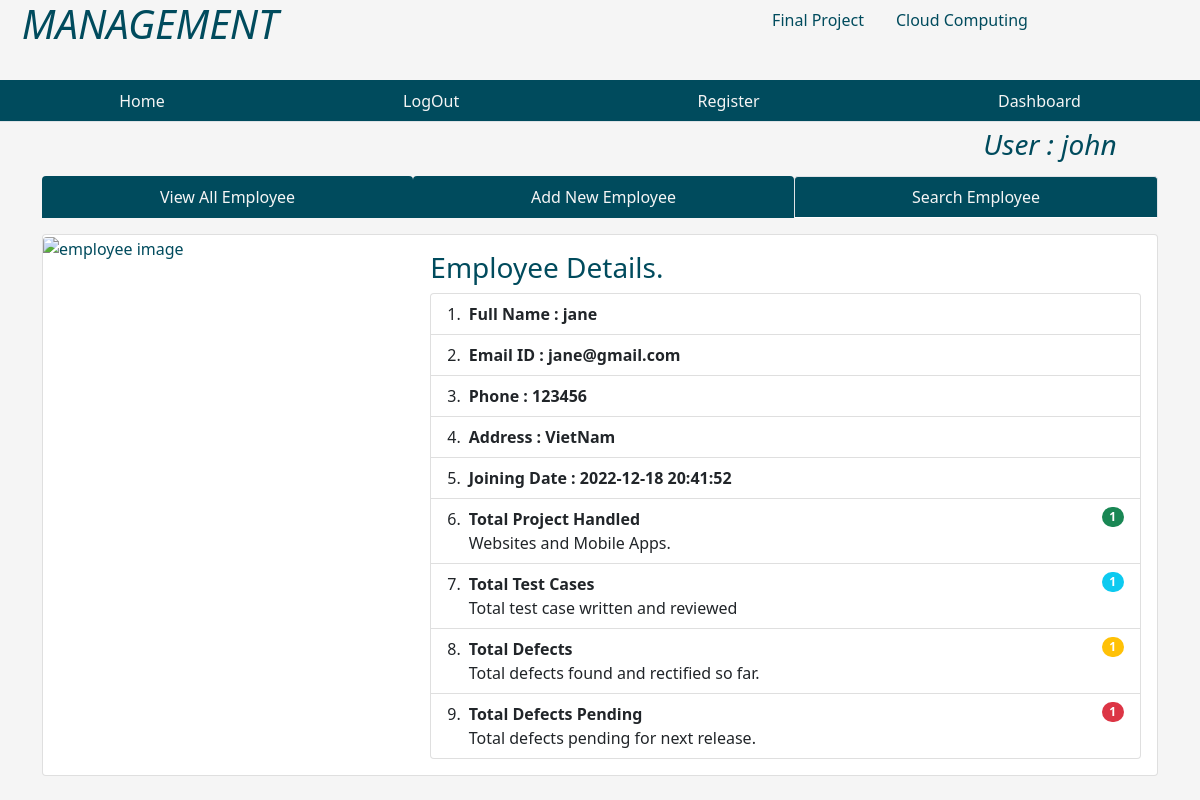
The page /singleemployee/1 (signed in) on the database its author committed.
### tables this page shows
CREATE TABLE users( id integer primary key AUTOINCREMENT, name text not null, password text not null, admin boolean not null DEFAULT '0');

CREATE TABLE emp ( empid integer primary key AUTOINCREMENT, name text not null, email text, phone integer, address text, joining_date timestamp DEFAULT CURRENT_TIMESTAMP,  total_projects integer default 1, total_test_case integer DEFAULT 1, total_defects_found integer DEFAULT 1, total_defects_pending integer DEFAULT 1 );

### app.py (the view)
@app.route('/singleemployee/<int:empid>')
def singleemployee(empid):
    user = get_current_user()
    db = get_database()
    emp_cur = db.execute('select * from emp where empid = ?', [empid])
    single_emp = emp_cur.fetchone()
    return render_template('singleemployee.html', user = user, single_emp = single_emp)

### app.py (called while the page is built)
@app.teardown_appcontext
def close_database(error):
    if hasattr(g, 'crudapplication_db'):
        g.crudapplication_db.close()

def get_current_user():
    user = None
    if 'user' in session:
        user = session['user']
        db = get_database()
        user_cur = db.execute('select * from users where name = ?', [user])
        user = user_cur.fetchone()
    return user

### database.py (called while the page is built)
def connect_to_database():
    sql = sqlite3.connect('./crudapplication.db')
    sql.row_factory = sqlite3.Row
    return sql

def get_database():
    if not hasattr(g, 'crudapplication_db'):
        g.crudapplication_db = connect_to_database()
    return g.crudapplication_db

### templates/singleemployee.html (shortened to what this page needs)
{% from "showlinks.html" import show_links, showsocialmedialinks %}
<!DOCTYPE html>
<html lang="en">
<head>
    <link href="https://cdn.jsdelivr.net/npm/bootstrap@5.1.3/dist/css/bootstrap.min.css" rel="stylesheet">
    <link rel="stylesheet" href="{{ url_for('static', filename ='singleemp.css')}}" type = "text/css">
</head>
<body>
      <div class="parent">
        <div class="child child1">
            <h1 class="text-center"><i>MANAGEMENT</i></h1>
        </div>
        <div class="child child2">
          {{ showsocialmedialinks() }}
        </div>
        <div class="child child3">
          {{ show_links() }}
      </div>
      <div class="child child5">
        {% if user %}
          <h3 class="m-2"><i>User : {{user['name']}}</i></h3>
        {% endif %}
      </div>
        <div class="child child6 container">
            <ul class="nav nav-tabs nav-fill mb-3">
                <li class="nav-item">
                  <a class="nav-link" style=" background-color:rgb(0, 75, 93); color:whitesmoke;"  href="{{ url_for('dashboard')}}">View All Employee</a>
                </li>
                <li class="nav-item">
                  <a class="nav-link" style=" background-color:rgb(0, 75, 93); color:whitesmoke;"
                  href="{{url_for('addnewemployee')}}">Add New Employee</a>
                </li>
                <li class="nav-item">
                  <a class="nav-link active" aria-current="page" style=" background-color:rgb(0, 75, 93); color:whitesmoke;" href="{{ url_for('searchemployee')}}">Search Employee</a>
                </li>
              </ul>
            <div class="centercontent">
                <div class="card">
                    <div class="row g-0">
                      <div class="col-md-4">
                        <img src="{{ url_for('static', filename='krishna.jpg')}}" class="img-fluid rounded-start" alt="employee image">
                      </div>
                      <div class="col-md-8">
                        <div class="card-body">
                          <h3 class="card-title">Employee Details.</h3>
                          {% if single_emp %}
                          <ul class="list-group list-group-numbered">
                            <li class="list-group-item d-flex justify-content-between align-items-start">
                              <div class="ms-2 me-auto">
                                <div class="fw-bold">Full Name : {{single_emp['name']}}</div>
                              </div>
                            <li class="list-group-item d-flex justify-content-between align-items-start">
                              <div class="ms-2 me-auto">
                                <div class="fw-bold">Email ID : {{single_emp['email']}}</div>
                                </div>
                            <li class="list-group-item d-flex justify-content-between align-items-start">
                              <div class="ms-2 me-auto">
                                <div class="fw-bold">Phone : {{single_emp['phone']}}</div>
                                </div>
                              <li class="list-group-item d-flex justify-content-between align-items-start">
                                <div class="ms-2 me-auto">
                                  <div class="fw-bold">Address : {{single_emp['address']}}</div>
                                    </div>
                              </li>
                              <li class="list-group-item d-flex justify-content-between align-items-start">
                                <div class="ms-2 me-auto">
                                  <div class="fw-bold">Joining Date : {{single_emp['joining_date']}}</div>
                                </div>
                              </li>
                              <li class="list-group-item d-flex justify-content-between align-items-start">
                                <div class="ms-2 me-auto">
                                  <div class="fw-bold">Total Project Handled</div>
                                  Websites and Mobile Apps.
                                </div>
                                <span class="badge bg-success rounded-pill">{{single_emp['total_projects']}}</span>
                              </li>
                              <li class="list-group-item d-flex justify-content-between align-items-start">
                                <div class="ms-2 me-auto">
                                  <div class="fw-bold">Total Test Cases</div>
                                  Total test case written and reviewed
                                </div>
                                <span class="badge bg-info rounded-pill">{{single_emp['total_test_case']}}</span>
                              </li>
                              <li class="list-group-item d-flex justify-content-between align-items-start">
                                <div class="ms-2 me-auto">
                                  <div class="fw-bold">Total Defects</div>
                                  Total defects found and rectified so far.
                                </div>
                                <span class="badge bg-warning rounded-pill">{{single_emp['total_defects_found']}}</span>
                              </li>
                              <li class="list-group-item d-flex justify-content-between align-items-start">
                                <div class="ms-2 me-auto">
                                  <div class="fw-bold">Total Defects Pending</div>
                                  Total defects pending for next release.
                                </div>
                                <span class="badge bg-danger rounded-pill">{{single_emp['total_defects_pending']}}</span>
                              </li>
                          </ul>
                          {% endif %}
                        </div>
                      </div>
                    </div>
                  </div>
            </div>
        </div>
      </div>
</body>
</html>

### static/singleemp.css (style rules this page uses)
html, body { height: 100%; background-color:whitesmoke; color:rgb(0, 75, 93); }
.parent { height: 100%; display: grid; grid-template-columns: repeat(4, 1fr); grid-template-rows: 10% 5% 7% auto 7%; }
.child { margin-bottom: 10px; }
.child1 { grid-column: 1/2; grid-row: 1/2; }
.child2 { grid-column: 3/-1; grid-row: 1/2; }
.child3 { grid-column: 1/-1; grid-row: 2/3; }
.child5 { grid-column: 4/5; grid-row: 3/4; text-align:center; }
.child6 { grid-column: 1/-1; grid-row: 4/5; }

### rows shown on the page
users: name "john"
emp: name "jane", email "jane@gmail.com", phone "123456", address "VietNam", joining_date "2022-12-18 20:41:52", total_projects "1", total_test_case "1", total_defects_found "1", total_defects_pending "1"
